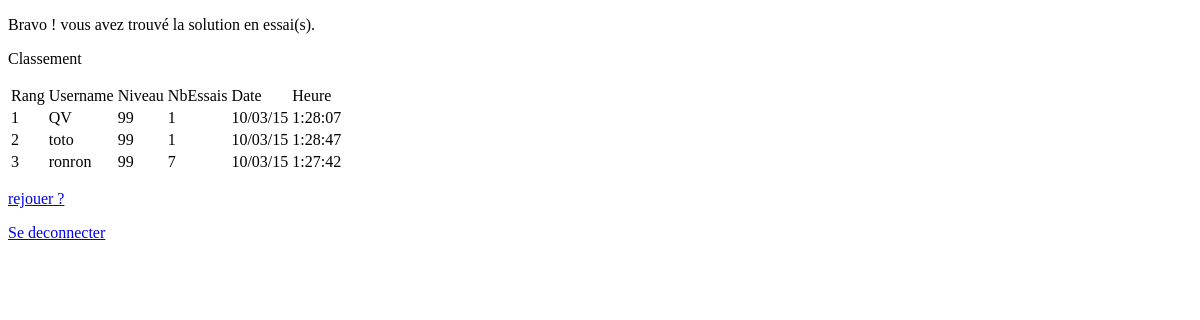
Page /vue/success.php on the earlier database version.
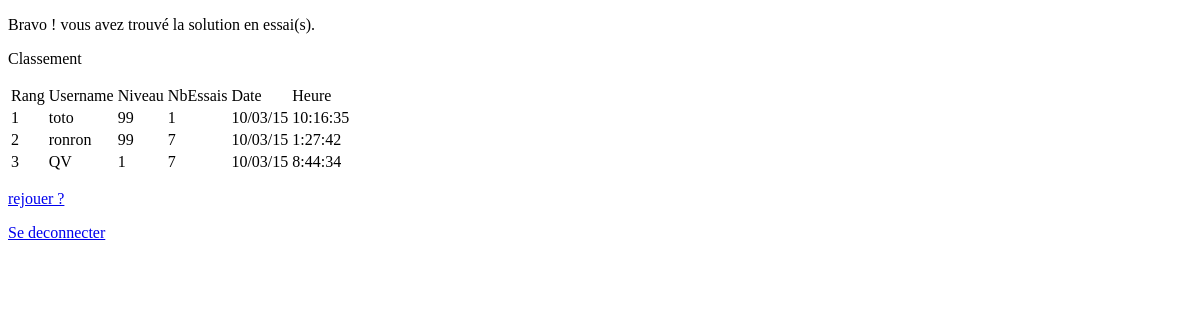
Same page on the later database version.
### tables this page shows
CREATE TABLE "user" ("ID" INTEGER PRIMARY KEY NOT NULL ,"nom" TEXT,"prenom" TEXT,"username" TEXT,"dateTop" INTEGER,"nbEssais" INTEGER DEFAULT (null) ,"solution" INTEGER, "motDePasse" TEXT, 'niveau' INTEGER, 'heure' INTEGER);

### modele/gestion_utilisateurs.php (called while the page is built, shortened)
<?php
$connexion = new PDO('sqlite:'.DB_PATH);
$connexion->setAttribute(PDO::ATTR_ERRMODE,PDO::ERRMODE_EXCEPTION);
function classement() {
	global $connexion;
	$req = $connexion->query('SELECT username, niveau, nbEssais, dateTop, heure FROM user ORDER BY nbEssais');
	$result = $req->fetchAll(PDO::FETCH_OBJ);
	if (!empty($result)) {
		return $result;
	} else {
		return FALSE;
	}
}
function nbUser() {
	global $connexion;
	$req = $connexion->query('SELECT Count(ID) AS nbUser FROM user');
	$result = $req->fetchAll(PDO::FETCH_OBJ)[0];
	$result = $result->nbUser;
	$result = intval($result);
	if (!empty($result)) {
		return $result;
	} else {
		return FALSE;
	}
}
?>

### vue/success.php (the view, shortened to what this page needs)
<!DOCTYPE HTML>
<html>
<head>
</head>
<body>
<p> Bravo ! vous avez trouvé la solution <?php echo $VUE['solution'];?>
 en <?php echo $VUE['essais'];?> essai(s).
</p>
<?php
require_once("modele/gestion_utilisateurs.php");
?>
<p>Classement</p>
<table>
	<tr>
		<td>
			Rang
		</td>
		<td>
			Username
		</td>
		<td>
			Niveau
		</td>
		<td>
			NbEssais
		</td>
		<td>
			Date
		</td>
		<td>
			Heure
		</td>
	</tr>
<?php
	$nbUser = nbUser();
	$classement = classement();
	for ($i=0; $i<=$nbUser-1; $i++)
	{
?>
	<tr>
	<td>
			<?php
				echo $i+1;
			?>
		</td>
		<td>
			<?php
				echo $classement[$i]->username;
			?>
		</td>
		<td>
			<?php
				echo $classement[$i]->niveau;
			?>
		</td>
		<td>
			<?php
				echo $classement[$i]->nbEssais;
			?>
		</td>
		<td>
			<?php
				echo $classement[$i]->dateTop;
			?>
		</td>
		<td>
			<?php
				echo $classement[$i]->heure;
			?>
		</td>
	</tr>
<?php
	}
?>
</table>
<p> <a href="index.php"> rejouer ?</a></p>
<p> <a href="?action=logout">Se deconnecter</a></p>
</body>
<html>

Differences in the rows shown:
changed user "toto": heure "1:28:47" → "10:16:35"
changed user "QV": niveau "99" → "1"; nbEssais "1" → "7"; heure "1:28:07" → "8:44:34"; moves down the list
